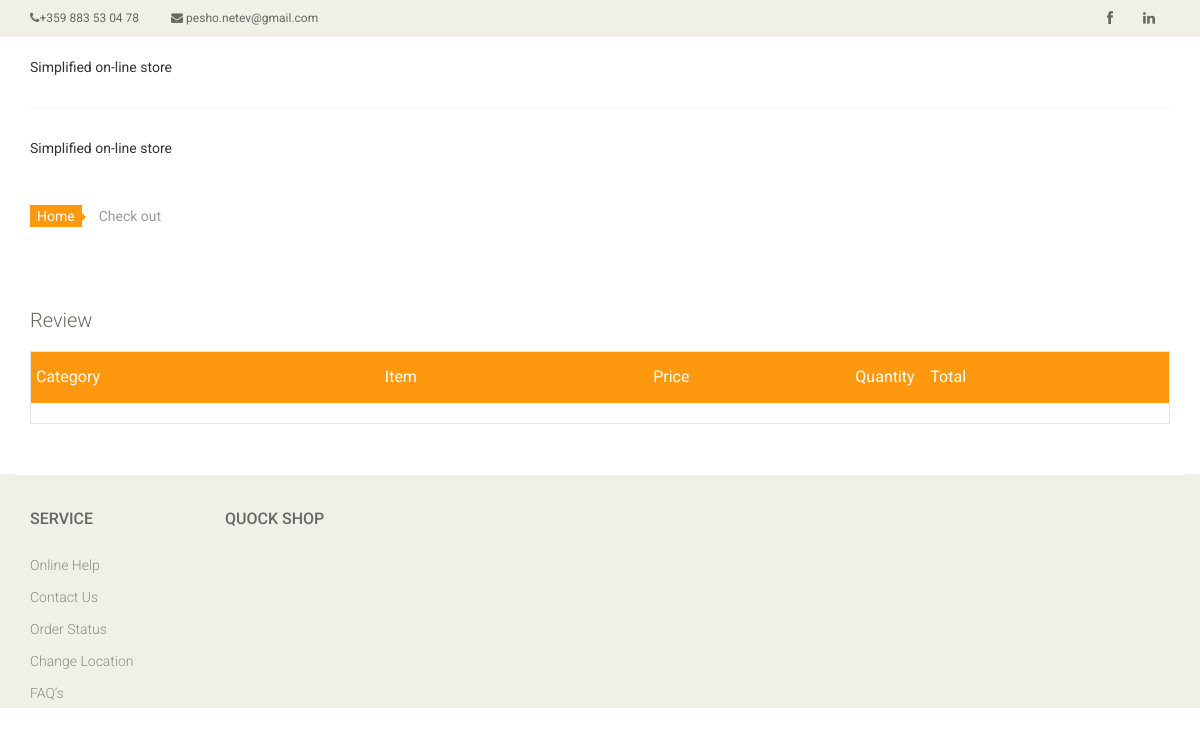
The page /store/checkout/order_0/ on the database as committed earlier.
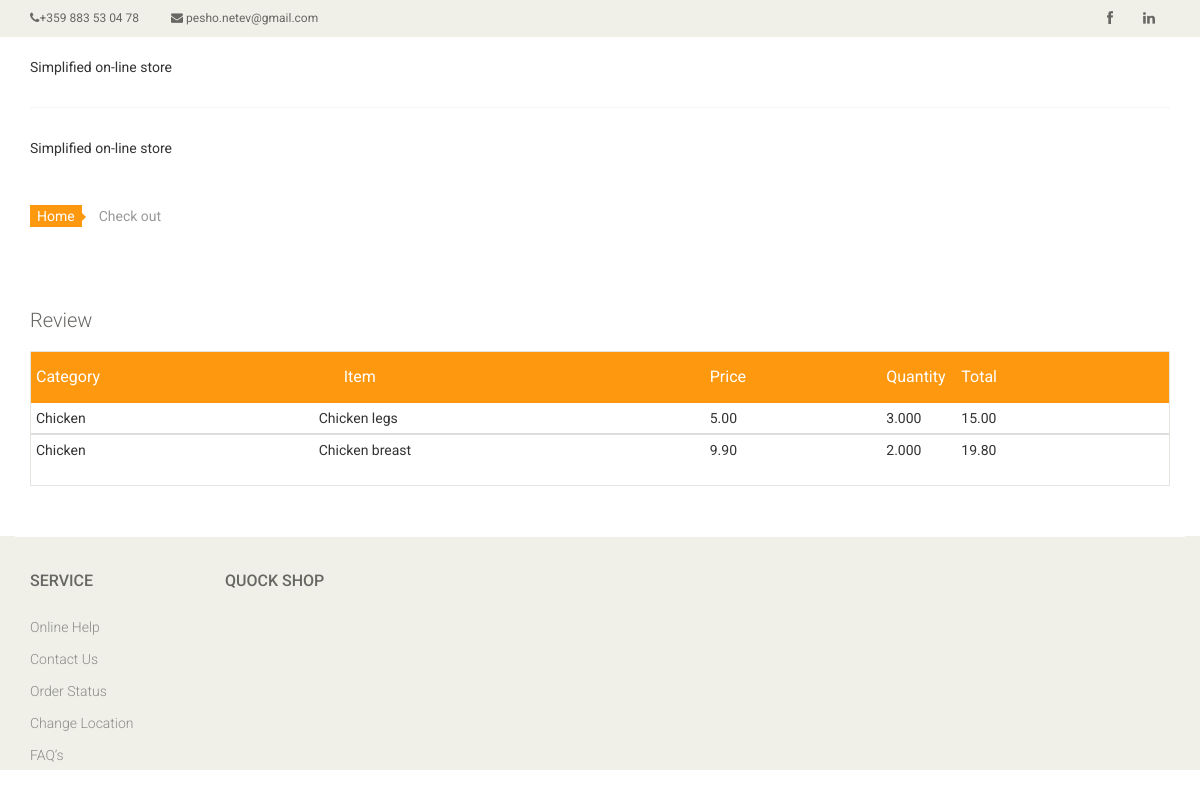
The same page on the database as committed later.
### store/models.py (models this page shows, shortened)
class Order(models.Model):
    category = models.CharField(default="", max_length=50)
    product = models.CharField(default="", max_length=50)
    quantity = models.DecimalField(default=0.0, decimal_places=3, max_digits=6)
    single_price = models.DecimalField(default=0.0, decimal_places=2, max_digits=10)
    order_price = models.DecimalField(default=0.0, decimal_places=2, max_digits=10)
    created_at = models.DateTimeField(auto_now_add=True)
    order_uv = models.SlugField(max_length=100, default="")

### store/views.py (the view)
# urls.py: path('checkout/<slug:order_uv>/', views.checkout, name='checkout'),
def checkout(request, order_uv):
    template = 'store/checkout.html'
    last_order = Order.objects.filter(order_uv=order_uv)
    context = {'last_order': last_order}
    return render(request, template, context)

### store/templates/store/checkout.html (shortened to what this page needs)
{% load static %}
<!DOCTYPE html>
<html lang="en">
<head>
    <link href="{% static 'store/css/bootstrap.min.css' %}" rel="stylesheet">
    <link href="{% static 'store/css/font-awesome.min.css' %}" rel="stylesheet">
    <link href="{% static 'store/css/prettyPhoto.css' %}" rel="stylesheet">
    <link href="{% static 'store/css/price-range.css' %}" rel="stylesheet">
    <link href="{% static 'store/css/animate.css' %}" rel="stylesheet">
	<link href="{% static 'store/css/main.css' %}" rel="stylesheet">
	<link href="{% static 'store/css/responsive.css' %}" rel="stylesheet">
</head>
<body>
	<header id="header">
		<div class="header_top">
			<div class="container">
				<div class="row">
					<div class="col-sm-6">
						<div class="contactinfo">
							<ul class="nav nav-pills">
								<li><a href="#"><i class="fa fa-phone"></i>+359 883 53 04 78</a></li>
								<li><a href="#"><i class="fa fa-envelope"></i> pesho.netev@gmail.com</a></li>
							</ul>
						</div>
					</div>
					<div class="col-sm-6">
						<div class="social-icons pull-right">
							<ul class="nav navbar-nav">
								<li><a href=""><i class="fa fa-facebook"></i></a></li>
								<li><a href=""><i class="fa fa-linkedin"></i></a></li>
							</ul>
						</div>
					</div>
				</div>
			</div>
		</div>
		<div class="header-middle">
			<div class="container">
				<div class="row">
					<div class="col-sm-4">
						<p>Simplified on-line store</p>
					</div>
				</div>
			</div>
		</div>
		<div class="header-bottom">
			<div class="container">
				<div class="row">
					<div class="col-sm-9">
						<div class="mainmenu pull-left">
							<p>Simplified on-line store</p>
						</div>
					</div>
				</div>
			</div>
		</div>
	</header>
	<section id="cart_items">
		<div class="container">
			<div class="breadcrumbs">
				<ol class="breadcrumb">
				  <li><a href="{% url 'store:index' %}">Home</a></li>
				  <li class="active">Check out</li>
				</ol>
			</div>
			<div class="review-payment">
				<h2>Review</h2>
			</div>
			<div class="table-responsive cart_info">
				<table class="table table-condensed">
					<thead>
						<tr class="cart_menu">
							<td>Category</td>
							<td class="image">Item</td>
							<td class="price">Price</td>
							<td class="quantity">Quantity</td>
							<td class="total">Total</td>
							<td></td>
						</tr>
					</thead>
					{% for order in last_order %}
						<tbody>
							<tr>
								<td>{{ order.category }}</td>
								<td>{{ order.product }}</td>
								<td>{{ order.single_price }}</td>
								<td>{{ order.quantity }}</td>
								<td>{{ order.order_price }}</td>
							</tr>
						</tbody>
					{% endfor %}
				</table>
			</div>
		</div>
	</section>
	<footer id="footer">
		<div class="footer-widget">
			<div class="container">
				<div class="row">
					<div class="col-sm-2">
						<div class="single-widget">
							<h2>Service</h2>
							<ul class="nav nav-pills nav-stacked">
								<li><a href="">Online Help</a></li>
								<li><a href="">Contact Us</a></li>
								<li><a href="">Order Status</a></li>
								<li><a href="">Change Location</a></li>
								<li><a href="">FAQ’s</a></li>
							</ul>
						</div>
					</div>
					<div class="col-sm-2">
						<div class="single-widget">
							<h2>Quock Shop</h2>
						</div>
					</div>
				</div>
			</div>
		</div>
	</footer>
</body>
</html>

Rows that differ between the two databases and show on the page:
now on this page (row edited): Order: category "Chicken", product "Chicken legs", single_price "5.00", quantity "3.000", order_price "15.00"
now on this page (row edited): Order: category "Chicken", product "Chicken breast", single_price "9.90", quantity "2.000", order_price "19.80"
